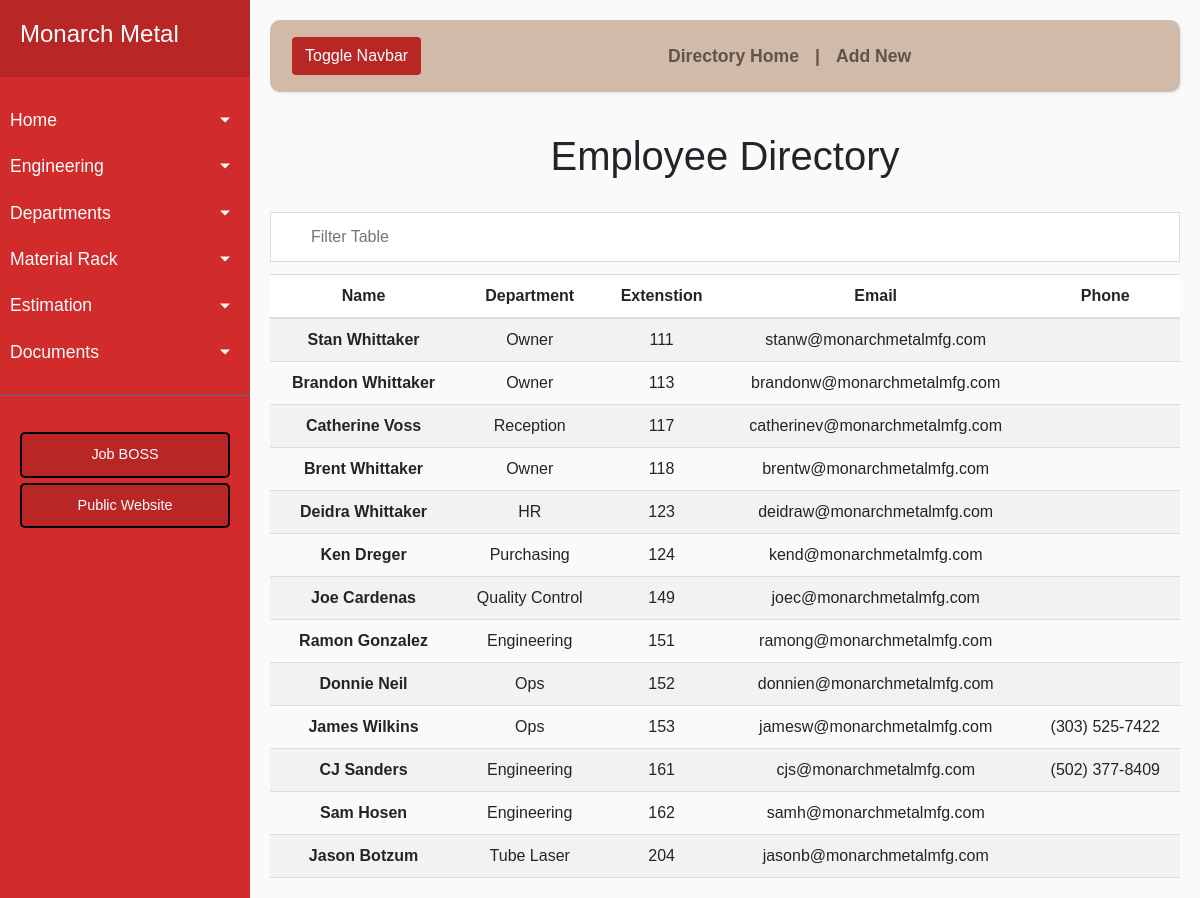
The page /directory on the database its author committed.
### app/models.py (models this page shows, shortened)
class Directory(Base):
    __tablename__ = 'directory'
    id = Column(Integer, primary_key=True)
    name = Column(String(120))
    dept = Column(String(120))
    ext = Column(Integer())
    email = Column(String(120))
    phone = Column(String(120))

### app/routes.py (the view)
@app.route('/directory')
def directory():
    dic = Directory.query.order_by('ext').all()
    return render_template('directory.html', dic=dic)

### app/routes.py (called while the page is built)
@app.teardown_appcontext
def shutdown_session(exception=None):
    db_session.remove()

### app/templates/directory.html (shortened to what this page needs)
{% extends 'directorybase.html' %}
{% block content %}
    <h1 align='center'>Employee Directory</h1>
    <br>
    <body>
        <input type="text" id="myInput" onkeyup="filterTable()" placeholder="Filter Table">
            <table id="myTable">
                <tr class="header">
                    <th scope="col">Name</th>
                    <th scope="col">Department</th>
                    <th scope="col">Extenstion</th>
                    <th scope="col">Email</th>
                    <th scope="col">Phone</th>
                </tr>
            {% for t in dic %}
                <tr id={{ t.id }}>
                    <td><a href="/edit_directory/{{ t.id }}"><span style="font-weight:bold">{{ t.name }}</span></a></th>
                    <td align='center'> {{ t.dept }} </td>
                    <td align='center'> {{ t.ext }} </td>
                    <td align='center'> {{ t.email }} </td>
                    <td align='center'> {{ t.phone }} </td>
                </tr>
            {% endfor %}
            </table>
    </body>
{% endblock %}

### app/static/style.css (style rules this page uses)
* { font-family: 'Poppins', sans-serif; }
#myInput { background-image: url('https://www.w3schools.com/css/searchicon.png'); background-position: 10px 12px; background-repeat: no-repeat; width: 100%; font-size: 16px; padding: 12px 20px 12px 40px; border: 1px solid #ddd; margin-bottom: 12px; }
#myTable { border-collapse: collapse; width: 100%; font-size: 16px; }
#myTable th, #myTable td { text-align: center; padding: 12px; }
#myTable th { background: #ffffff; border-top: 1px solid #ddd; border-bottom: 2px solid #ddd; }
#myTable tr { border-bottom: 1px solid #ddd; }
#myTable tr:nth-child(even) { background-color: #f2f2f2; }
#myTable tr.header, #myTable tr:hover { background-color: #ddd; }
th { text-align: center; }
body { font-family: 'Poppins', sans-serif; background: #fafafa; }

### rows shown on the page
Directory: name "Stan Whittaker", dept "Owner", ext "111", email "stanw@monarchmetalmfg.com"
Directory: name "Brandon Whittaker", dept "Owner", ext "113", email "brandonw@monarchmetalmfg.com"
Directory: name "Catherine Voss", dept "Reception", ext "117", email "catherinev@monarchmetalmfg.com"
Directory: name "Brent Whittaker", dept "Owner", ext "118", email "brentw@monarchmetalmfg.com"
Directory: name "Deidra Whittaker", dept "HR", ext "123", email "deidraw@monarchmetalmfg.com"
Directory: name "Ken Dreger", dept "Purchasing", ext "124", email "kend@monarchmetalmfg.com"
Directory: name "Joe Cardenas", dept "Quality Control", ext "149", email "joec@monarchmetalmfg.com"
Directory: name "Ramon Gonzalez", dept "Engineering", ext "151", email "ramong@monarchmetalmfg.com"
Directory: name "Donnie Neil", dept "Ops", ext "152", email "donnien@monarchmetalmfg.com"
Directory: name "James Wilkins", dept "Ops", ext "153", email "jamesw@monarchmetalmfg.com", phone "(303) 525-7422"
Directory: name "CJ Sanders", dept "Engineering", ext "161", email "cjs@monarchmetalmfg.com", phone "(502) 377-8409"
Directory: name "Sam Hosen", dept "Engineering", ext "162", email "samh@monarchmetalmfg.com"
Directory: name "Jason Botzum", dept "Tube Laser", ext "204", email "jasonb@monarchmetalmfg.com"
